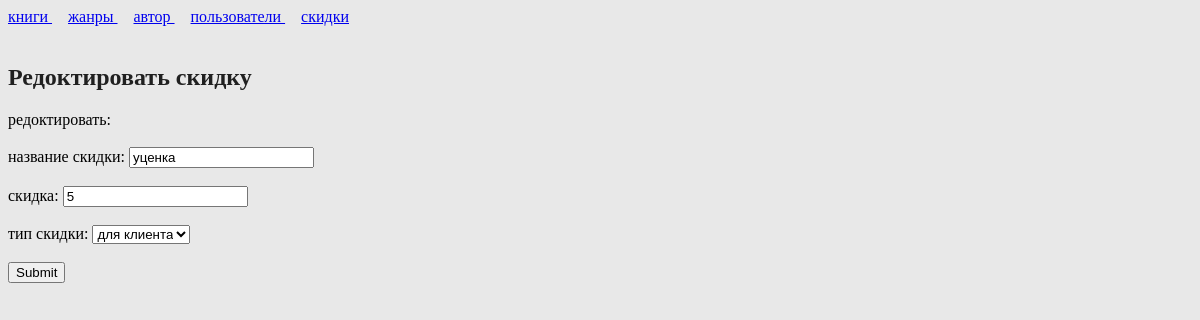
The page /admin.php?c=skidka&a=update&discount_id=10 on the database its author committed.
### tables this page shows
CREATE TABLE `discount` (
  `discount_id` int(11) NOT NULL,
  `discount_name` varchar(255) NOT NULL,
  `discount_tax` int(11) NOT NULL,
  `discount_type` tinyint(4) NOT NULL
);

### controllers/SkidkaController.php (called while the page is built, shortened)
<?php
class SkidkaController extends BaseController{
    public function update() {
        $editId = (isset($_GET['discount_id'])) ? $_GET['discount_id'] : 0;
        $edits = new Discount();
        $discount = $edits->find($editId);
        $result = [];
        foreach ($discount as $attr => $value){
            $result[$attr] = $value;
        }
        $this->render("update", ["discount"=> $result]);
    }
}

### admin.php (called while the page is built, shortened)
<?php
include("config/config.php");
include("libraries/autoloader.php");
$app = new App($config);
$app->start();

### libraries/autoloader.php (called while the page is built, shortened)
<?php
if(!function_exists("LibLoader")){
    function LibLoader($class){
        $class = strtolower($class);
        $filePath = __DIR__."/".$class.".php";
    }
}
if(!function_exists("LibControllers")){
    function LibControllers($class){
        $class = ucfirst($class);
        $filePath = __DIR__."/../controllers/".$class.".php";
    }
}
if(!function_exists("LibModels")){
    function LibModels($class){
        $class = ucfirst($class);
        $filePath = __DIR__."/../models/".$class.".php";
    }
}

### models/Discount.php (called while the page is built, shortened)
<?php
class Discount extends Models{
    public function getTableName(){
        return "discount";
    }
}

### models/Models.php (called while the page is built, shortened)
<?php
abstract class Models{
    protected $db;
    public function __construct(){
        $this->db = App::$db;
    }
    public function find($id){
        $sql = "select * from ".$this->getTableName()." where ".$this->getTableName()."_id = ?";
        $sql = $this->db->prepare($sql);
        $sql->execute(array($id));
        $sqlResult = $sql->fetch(PDO::FETCH_ASSOC);
        if($sqlResult){
            return $this;
        }else{
            return null;
        }
    }
}

### views/skidka/update.php (the view, shortened to what this page needs)
<!DOCTYPE html>
<html>
<head>
    <link href="style.css" type="text/css" rel="stylesheet">
</head>
<body>
<?php include(BASE_PASS . 'views/menu.php'); ?>
<h2>Редоктировать скидку</h2>
<form action = 'admin.php?c=skidka&a=update' method = 'post'>
    редоктировать:<br><br>
    название скидки: <input type="text" name = 'name' value="<?=$discount["discount_name"]?>"> <br><br>
    скидка: <input type="text" name = 'tax' value="<?=$discount["discount_tax"]?>"> <br><br>
    тип скидки:
    <select name="type">
        <option value="2" <?=($discount["discount_type"] == 2) ? "selected" : "" ?>>для клиента</option>
    </select>
    <br><br>
    <input type = 'submit' name = 'submit' >
</form>
</body>
</html>

### style.css (style rules this page uses)
body { background: #E8E8E8; }
h2 { color: #202020; }

### rows shown on the page
discount: name "уценка", tax "5", type "для клиента"
